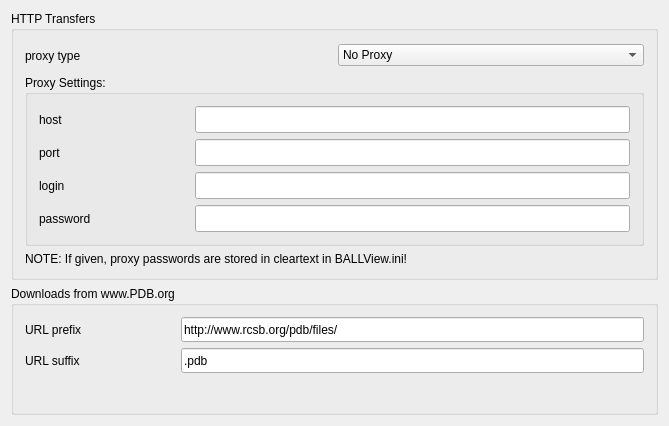
<?xml version="1.0" encoding="UTF-8"?>
<ui version="4.0">
 <class>NetworkPreferencesData</class>
 <widget class="QWidget" name="NetworkPreferencesData">
  <property name="geometry">
   <rect>
    <x>0</x>
    <y>0</y>
    <width>669</width>
    <height>426</height>
   </rect>
  </property>
  <property name="sizePolicy">
   <sizepolicy hsizetype="Preferred" vsizetype="Preferred">
    <horstretch>0</horstretch>
    <verstretch>0</verstretch>
   </sizepolicy>
  </property>
  <property name="minimumSize">
   <size>
    <width>0</width>
    <height>0</height>
   </size>
  </property>
  <property name="maximumSize">
   <size>
    <width>32000</width>
    <height>32000</height>
   </size>
  </property>
  <property name="windowTitle">
   <string>NetworkPreferences</string>
  </property>
  <layout class="QVBoxLayout" name="verticalLayout_2">
   <item>
    <widget class="QGroupBox" name="groupBox31">
     <property name="title">
      <string>HTTP Transfers</string>
     </property>
     <layout class="QVBoxLayout" name="verticalLayout_3">
      <item>
       <layout class="QHBoxLayout" name="horizontalLayout">
        <item>
         <widget class="QLabel" name="textLabel1_7">
          <property name="sizePolicy">
           <sizepolicy hsizetype="Minimum" vsizetype="Preferred">
            <horstretch>0</horstretch>
            <verstretch>0</verstretch>
           </sizepolicy>
          </property>
          <property name="minimumSize">
           <size>
            <width>80</width>
            <height>27</height>
           </size>
          </property>
          <property name="text">
           <string>proxy type</string>
          </property>
         </widget>
        </item>
        <item>
         <widget class="QComboBox" name="proxy_type_box">
          <item>
           <property name="text">
            <string>No Proxy</string>
           </property>
          </item>
          <item>
           <property name="text">
            <string>DefaultProxy</string>
           </property>
          </item>
          <item>
           <property name="text">
            <string>Socks5Proxy</string>
           </property>
          </item>
          <item>
           <property name="text">
            <string>HttpProxy</string>
           </property>
          </item>
          <item>
           <property name="text">
            <string>HttpCachingProxy</string>
           </property>
          </item>
          <item>
           <property name="text">
            <string>FtpCachingProxy</string>
           </property>
          </item>
         </widget>
        </item>
       </layout>
      </item>
      <item>
       <widget class="QGroupBox" name="proxy_settings_group">
        <property name="enabled">
         <bool>true</bool>
        </property>
        <property name="title">
         <string>Proxy Settings:</string>
        </property>
        <layout class="QVBoxLayout" name="verticalLayout_4">
         <item>
          <layout class="QVBoxLayout" name="verticalLayout">
           <item>
            <layout class="QHBoxLayout" name="horizontalLayout_2">
             <item>
              <widget class="QLabel" name="textLabel1_2">
               <property name="sizePolicy">
                <sizepolicy hsizetype="Minimum" vsizetype="Preferred">
                 <horstretch>0</horstretch>
                 <verstretch>0</verstretch>
                </sizepolicy>
               </property>
               <property name="minimumSize">
                <size>
                 <width>150</width>
                 <height>27</height>
                </size>
               </property>
               <property name="text">
                <string>host</string>
               </property>
              </widget>
             </item>
             <item>
              <widget class="QLineEdit" name="host_edit">
               <property name="enabled">
                <bool>true</bool>
               </property>
               <property name="sizePolicy">
                <sizepolicy hsizetype="Expanding" vsizetype="Minimum">
                 <horstretch>0</horstretch>
                 <verstretch>0</verstretch>
                </sizepolicy>
               </property>
               <property name="minimumSize">
                <size>
                 <width>25</width>
                 <height>25</height>
                </size>
               </property>
              </widget>
             </item>
            </layout>
           </item>
           <item>
            <layout class="QHBoxLayout" name="horizontalLayout_3">
             <item>
              <widget class="QLabel" name="textLabel1">
               <property name="minimumSize">
                <size>
                 <width>150</width>
                 <height>27</height>
                </size>
               </property>
               <property name="text">
                <string>port</string>
               </property>
               <property name="alignment">
                <set>Qt::AlignLeading|Qt::AlignLeft|Qt::AlignVCenter</set>
               </property>
              </widget>
             </item>
             <item>
              <widget class="QLineEdit" name="port_edit">
               <property name="enabled">
                <bool>true</bool>
               </property>
               <property name="sizePolicy">
                <sizepolicy hsizetype="Expanding" vsizetype="Minimum">
                 <horstretch>0</horstretch>
                 <verstretch>0</verstretch>
                </sizepolicy>
               </property>
              </widget>
             </item>
            </layout>
           </item>
           <item>
            <layout class="QHBoxLayout" name="horizontalLayout_4">
             <item>
              <widget class="QLabel" name="textLabel1_6">
               <property name="sizePolicy">
                <sizepolicy hsizetype="Minimum" vsizetype="Preferred">
                 <horstretch>0</horstretch>
                 <verstretch>0</verstretch>
                </sizepolicy>
               </property>
               <property name="minimumSize">
                <size>
                 <width>150</width>
                 <height>27</height>
                </size>
               </property>
               <property name="text">
                <string>login</string>
               </property>
              </widget>
             </item>
             <item>
              <widget class="QLineEdit" name="login_edit">
               <property name="enabled">
                <bool>true</bool>
               </property>
               <property name="sizePolicy">
                <sizepolicy hsizetype="Expanding" vsizetype="Minimum">
                 <horstretch>0</horstretch>
                 <verstretch>0</verstretch>
                </sizepolicy>
               </property>
               <property name="minimumSize">
                <size>
                 <width>25</width>
                 <height>25</height>
                </size>
               </property>
              </widget>
             </item>
            </layout>
           </item>
           <item>
            <layout class="QHBoxLayout" name="horizontalLayout_5">
             <item>
              <widget class="QLabel" name="textLabel1_5">
               <property name="sizePolicy">
                <sizepolicy hsizetype="Minimum" vsizetype="Preferred">
                 <horstretch>0</horstretch>
                 <verstretch>0</verstretch>
                </sizepolicy>
               </property>
               <property name="minimumSize">
                <size>
                 <width>150</width>
                 <height>27</height>
                </size>
               </property>
               <property name="text">
                <string>password</string>
               </property>
               <property name="alignment">
                <set>Qt::AlignLeading|Qt::AlignLeft|Qt::AlignVCenter</set>
               </property>
              </widget>
             </item>
             <item>
              <widget class="QLineEdit" name="password_edit">
               <property name="enabled">
                <bool>true</bool>
               </property>
               <property name="sizePolicy">
                <sizepolicy hsizetype="Expanding" vsizetype="Minimum">
                 <horstretch>0</horstretch>
                 <verstretch>0</verstretch>
                </sizepolicy>
               </property>
               <property name="echoMode">
                <enum>QLineEdit::Password</enum>
               </property>
              </widget>
             </item>
            </layout>
           </item>
          </layout>
         </item>
        </layout>
       </widget>
      </item>
      <item>
       <widget class="QLabel" name="label">
        <property name="text">
         <string>NOTE: If given, proxy passwords are stored in cleartext in BALLView.ini!</string>
        </property>
       </widget>
      </item>
     </layout>
    </widget>
   </item>
   <item>
    <widget class="QGroupBox" name="groupBox31_2">
     <property name="enabled">
      <bool>true</bool>
     </property>
     <property name="title">
      <string>Downloads from www.PDB.org</string>
     </property>
     <layout class="QVBoxLayout" name="verticalLayout_5">
      <item>
       <layout class="QGridLayout" name="gridLayout">
        <item row="0" column="0">
         <widget class="QLabel" name="textLabel1_3">
          <property name="minimumSize">
           <size>
            <width>150</width>
            <height>0</height>
           </size>
          </property>
          <property name="text">
           <string>URL prefix</string>
          </property>
         </widget>
        </item>
        <item row="0" column="1">
         <widget class="QLineEdit" name="pdb_prefix">
          <property name="minimumSize">
           <size>
            <width>25</width>
            <height>25</height>
           </size>
          </property>
          <property name="text">
           <string>http://www.rcsb.org/pdb/files/</string>
          </property>
         </widget>
        </item>
        <item row="1" column="1">
         <widget class="QLineEdit" name="pdb_suffix">
          <property name="minimumSize">
           <size>
            <width>25</width>
            <height>25</height>
           </size>
          </property>
          <property name="text">
           <string>.pdb</string>
          </property>
         </widget>
        </item>
        <item row="1" column="0">
         <widget class="QLabel" name="textLabel1_4">
          <property name="minimumSize">
           <size>
            <width>150</width>
            <height>0</height>
           </size>
          </property>
          <property name="text">
           <string>URL suffix</string>
          </property>
         </widget>
        </item>
       </layout>
      </item>
      <item>
       <spacer name="verticalSpacer">
        <property name="orientation">
         <enum>Qt::Vertical</enum>
        </property>
        <property name="sizeHint" stdset="0">
         <size>
          <width>20</width>
          <height>40</height>
         </size>
        </property>
       </spacer>
      </item>
     </layout>
    </widget>
   </item>
  </layout>
 </widget>
 <layoutdefault spacing="6" margin="11"/>
 <tabstops>
  <tabstop>host_edit</tabstop>
  <tabstop>port_edit</tabstop>
  <tabstop>pdb_prefix</tabstop>
  <tabstop>pdb_suffix</tabstop>
 </tabstops>
 <includes>
  <include location="global">BALL_core/COMMON/global.h</include>
 </includes>
 <resources/>
 <connections/>
</ui>
